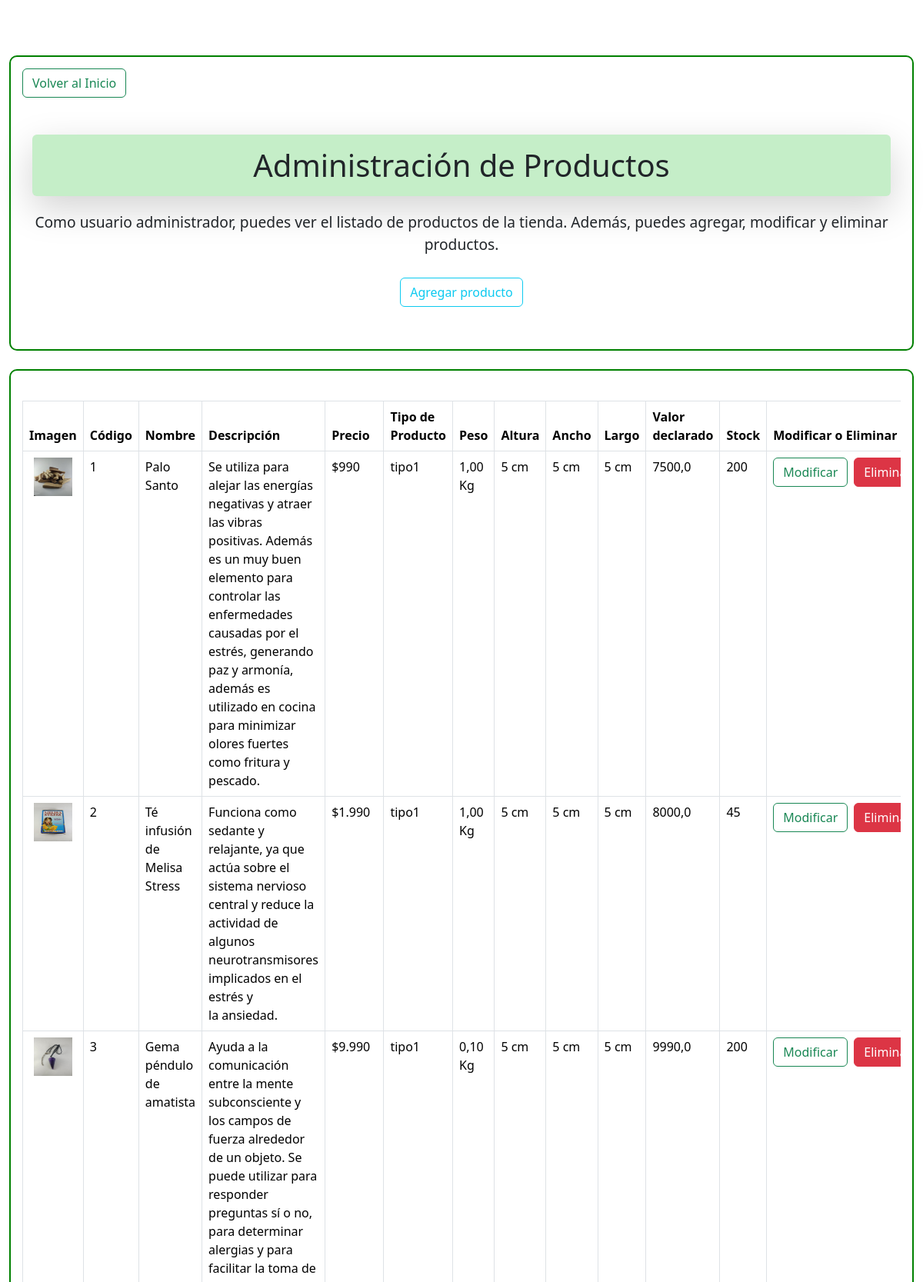
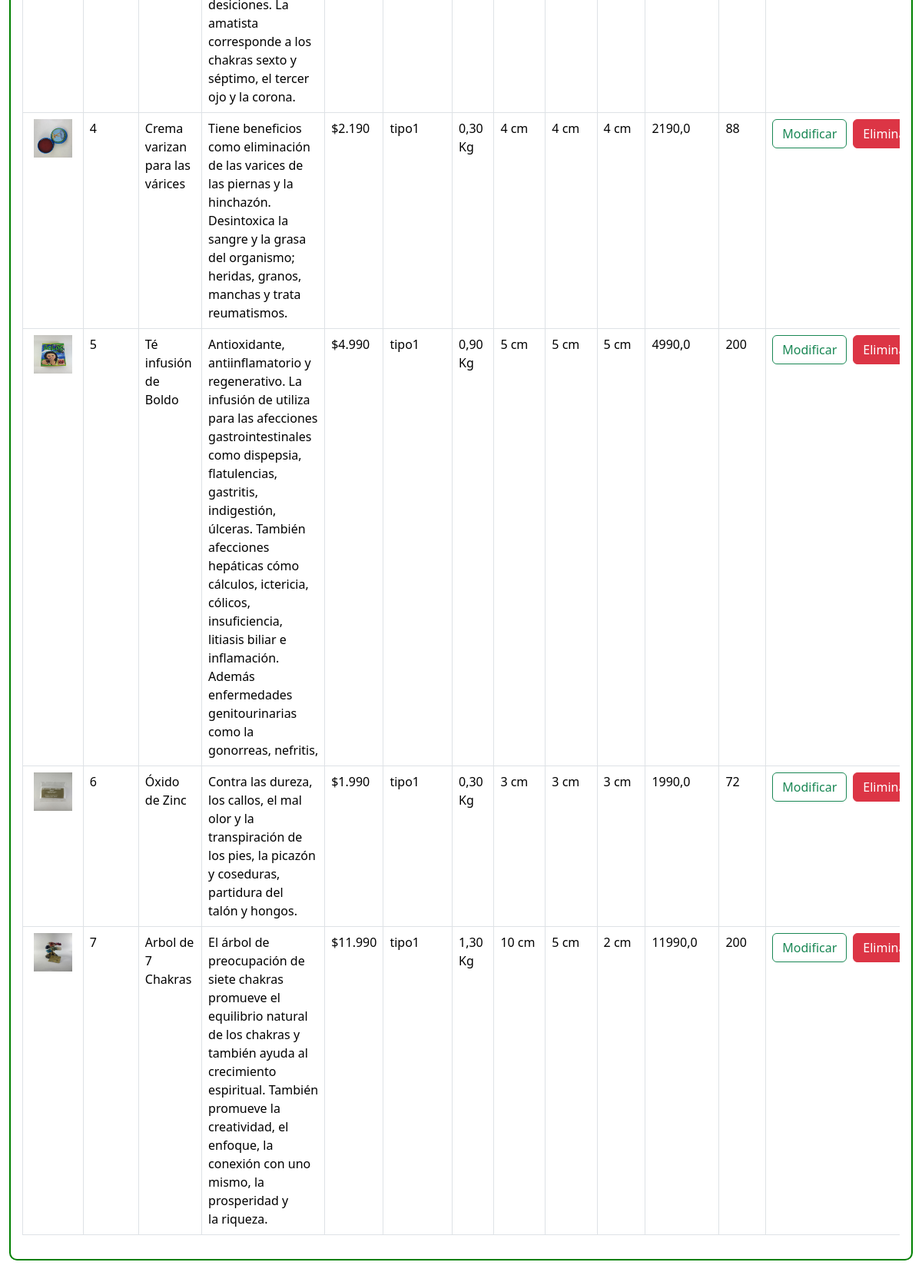
Screenshot of /admin_productos/ (signed in) with the database file from the repository (2 pictures, top to bottom).
### naturalworld_d/models.py (models this page shows, shortened)
class Producto(models.Model):
    nombre = models.CharField(max_length=100)
    imagen = models.ImageField(upload_to="productos", null=False)
    precio = models.DecimalField(max_digits=10, decimal_places=2)
    descripcion = models.TextField()
    peso = models.DecimalField(max_digits=5, decimal_places=2, help_text="Peso en kg")
    altura = models.IntegerField(help_text="Altura en cm")
    ancho = models.IntegerField(help_text="Ancho en cm")
    largo = models.IntegerField(help_text="Largo en cm")
    TIPO_PRODUCTO_CHOICES = [
        ('tipo1', 'Tipo 1'),
        ('tipo2', 'Tipo 2'),
    ]
    tipo_producto = models.CharField(max_length=100, choices=TIPO_PRODUCTO_CHOICES, default='tipo1')
    valor_declarado = models.IntegerField(
        null=True,
        blank=True,
        help_text="Valor declarado del producto"
    )
    stock = models.PositiveIntegerField(default=0)
    def precio_formateado(self):
        return "${:,.0f}".format(self.precio).replace(",", ".")

### naturalworld_d/views.py (the view)
# urls.py: path('admin_productos/', views.admin_productos, name='admin_productos'),
@login_required
def admin_productos(request):
    producto = Producto.objects.all()
    datos = {
        'producto': producto
    }
    return render(request, 'admin_productos.html', datos)

### naturalworld_d/context_processors.py (called while the page is built)
def importe_total_carrito(request):
    total_items = 0
    if request.user.is_authenticated or True:
        carrito = Carrito(request)
        for item in carrito.carrito.values():
            total_items += item['cantidad']
    return {'total_items_carrito': total_items}

def total_items_carrito(request):
    total_items = sum(item['cantidad'] for item in Carrito(request).carrito.values())
    return {'total_items_carrito': total_items}

### naturalworld_d/templatetags/custom_filters.py (called while the page is built)
@register.filter
def format_currency(value):
    try:
        value = float(value)
        return locale.currency(value, symbol=True, grouping=True)
    except (ValueError, TypeError):
        return value  # Retorna el valor original si hay un error

### naturalworld_d/templates/admin_productos.html (shortened to what this page needs)
{% load static %}
{% load custom_filters %}
<!DOCTYPE html>
<html lang="es">
<head>
    <link href="https://cdn.jsdelivr.net/npm/bootstrap@5.3.0/dist/css/bootstrap.min.css" rel="stylesheet">
</head>
<body>
    <br><br>
    {% if perms.app.add_Producto %}
    <div style="margin-left: 1%; margin-right: 1%;">
        <div class="container-fluid borde-verde-redondeado my-4">
            <a href="{% url 'index' %}" class="btn btn-outline-success mb-4">Volver al Inicio</a>
            <div class="container mt-4">
                <h1 class="text-center bg-light-green py-3 px-4 rounded shadow-lg">
                    Administración de Productos
                </h1>
            </div>
                    <p style="text-align: center; font-size: 120%; margin-top: 20px;">Como usuario administrador, puedes ver el listado de productos de la tienda. Además, puedes agregar, modificar y eliminar productos.
                        <br><br><a href="{% url 'admin_add_producto' %}" class="btn btn-outline-info mb-4">Agregar producto</a>
                    </p>
                </div>
    <div class="container-fluid borde-verde-redondeado"><br>
        <div class="table-responsive">
            {% if producto %}
                <table class="table table-bordered table-hover tabla-personalizada">
                    <thead>
                        <tr>
                            <th>Imagen</th>
                            <th>Código</th>
                            <th>Nombre</th>
                            <th>Descripción</th>
                            <th>Precio</th>
                            <th>Tipo de Producto</th>
                            <th>Peso</th>
                            <th>Altura</th>
                            <th>Ancho</th>
                            <th>Largo</th>
                            <th>Valor declarado</th>
                            <th>Stock</th>
                            <th>Modificar o Eliminar</th>
                        </tr>
                    </thead>
                    <tbody>
                        {% for producto in producto %}
                        <tr>
                            <td><img src="{{ producto.imagen.url }}" class="imagen-centrada" alt="..."></td>
                            <td>{{ producto.id }}</td>
                            <td>{{ producto.nombre }}</td>
                            <td>{{ producto.descripcion }}</td>
                            <td>{{ producto.precio_formateado }}</td>
                            <td>{{ producto.tipo_producto }}</td>
                            <td>{{ producto.peso }} Kg</td>
                            <td>{{ producto.altura }} cm</td>
                            <td>{{ producto.ancho }} cm</td>
                            <td>{{ producto.largo }} cm</td>
                            <td>{{ producto.valor_declarado |format_currency }}</td>
                            <td>{{ producto.stock }}</td>
                            <td> <div class="d-flex justify-content-between">
                                <a href="{% url 'admin_mod_producto' producto.id %}" class="btn btn-outline-success me-2">Modificar</a>
                                <a href="{% url 'delete_producto' producto.id %}" class="btn btn-danger" onclick="return confirm('¿Estás seguro de que deseas eliminar este producto?');">Eliminar</a>
                            </div>
                        </td>
                        </tr>
                        {% endfor %}
                    </tbody>
                </table>
            {% else %}
                <p>No se encontraron productos.</p>
            {% endif %}
        </div>
    </div>
</div>
{% else %}
<div class="container-fluid borde-verde-redondeado">
<p style="text-align: center;">Usted no es un usuario administrador <br>
    <a style="color: blue;" href="{% url 'index' %}">Volver al Inicio</a></p>
</div>
{% endif %}
<br><br><br>
</body>
</html>

### naturalworld_d/templates/admin_productos.html (style rules this page uses)
.borde-verde-redondeado { border: 2px solid green; border-radius: 10px; padding: 15px; }
.tabla-personalizada th, .tabla-personalizada td { color: black; }
.imagen-centrada { height: 50px; width: 50px; display: block; margin-left: auto; margin-right: auto; }
.bg-light-green { background-color: #c5eec8; }
@media (min-width: 768px) { h1 { font-size: 2.5em; } }

### rows the page displays
Producto: imagen (picture), id "1", nombre "Palo Santo", descripcion "Se utiliza para alejar las energías negativas y atraer las vibras positivas. Además es un muy buen elemento para controlar las enfermedades causadas por el estrés, generando paz y armonía, además es utilizado en cocina para minimizar olores fuertes como fritura y pescado.", precio_formateado "$990", tipo_producto "tipo1", peso "1,00", altura "5", ancho "5", largo "5", valor_declarado "7500,0", stock "200"
Producto: imagen (picture), id "2", nombre "Té infusión de Melisa Stress", descripcion "Funciona como sedante y relajante, ya que actúa sobre el sistema nervioso central y reduce la actividad de algunos neurotransmisores implicados en el estrés y la ansiedad.", precio_formateado "$1.990", tipo_producto "tipo1", peso "1,00", altura "5", ancho "5", largo "5", valor_declarado "8000,0", stock "45"
Producto: imagen (picture), id "3", nombre "Gema péndulo de amatista", descripcion "Ayuda a la comunicación entre la mente subconsciente y los campos de fuerza alrededor de un objeto. Se puede utilizar para responder preguntas sí o no, para determinar alergias y para facilitar la toma de desiciones. La amatista corresponde a los chakras sexto y séptimo, el tercer ojo y la corona.", precio_formateado "$9.990", tipo_producto "tipo1", peso "0,10", altura "5", ancho "5", largo "5", valor_declarado "9990,0", stock "200"
Producto: imagen (picture), id "4", nombre "Crema varizan para las várices", descripcion "Tiene beneficios como eliminación de las varices de las piernas y la hinchazón. Desintoxica la sangre y la grasa del organismo; heridas, granos, manchas y trata reumatismos.", precio_formateado "$2.190", tipo_producto "tipo1", peso "0,30", altura "4", ancho "4", largo "4", valor_declarado "2190,0", stock "88"
Producto: imagen (picture), id "5", nombre "Té infusión de Boldo", descripcion "Antioxidante, antiinflamatorio y regenerativo. La infusión de utiliza para las afecciones gastrointestinales como dispepsia, flatulencias, gastritis, indigestión, úlceras. También afecciones hepáticas cómo cálculos, ictericia, cólicos, insuficiencia, litiasis biliar e inflamación. Además enfermedades genitourinarias como la gonorreas, nefritis,", precio_formateado "$4.990", tipo_producto "tipo1", peso "0,90", altura "5", ancho "5", largo "5", valor_declarado "4990,0", stock "200"
Producto: imagen (picture), id "6", nombre "Óxido de Zinc", descripcion "Contra las dureza, los callos, el mal olor y la transpiración de los pies, la picazón y coseduras, partidura del talón y hongos.", precio_formateado "$1.990", tipo_producto "tipo1", peso "0,30", altura "3", ancho "3", largo "3", valor_declarado "1990,0", stock "72"
Producto: imagen (picture), id "7", nombre "Arbol de 7 Chakras", descripcion "El árbol de preocupación de siete chakras promueve el equilibrio natural de los chakras y también ayuda al crecimiento espiritual. También promueve la creatividad, el enfoque, la conexión con uno mismo, la prosperidad y la riqueza.", precio_formateado "$11.990", tipo_producto "tipo1", peso "1,30", altura "10", ancho "5", largo "2", valor_declarado "11990,0", stock "200"
